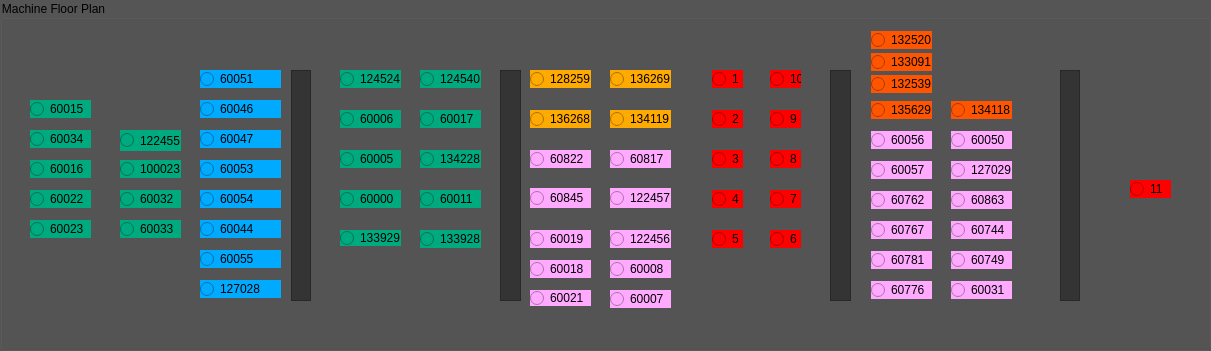
   <widget class="QGroupBox" name="machinegroup">
    <property name="geometry">
     <rect>
      <x>30</x>
      <y>110</y>
      <width>1211</width>
      <height>351</height>
     </rect>
    </property>
    <property name="styleSheet">
     <string notr="true">background-color: rgb(85, 85, 85);
</string>
    </property>
    <property name="title">
     <string>Machine Floor Plan</string>
    </property>
    <widget class="QRadioButton" name="ap60034">
     <property name="geometry">
      <rect>
       <x>30</x>
       <y>130</y>
       <width>61</width>
       <height>18</height>
      </rect>
     </property>
     <property name="styleSheet">
      <string notr="true">background-color: rgb(0, 170, 127);</string>
     </property>
     <property name="text">
      <string>60034</string>
     </property>
    </widget>
    <widget class="QRadioButton" name="manual11">
     <property name="geometry">
      <rect>
       <x>1130</x>
       <y>180</y>
       <width>41</width>
       <height>18</height>
      </rect>
     </property>
     <property name="styleSheet">
      <string notr="true">background-color: rgb(255, 0, 0);</string>
     </property>
     <property name="text">
      <string>11</string>
     </property>
    </widget>
    <widget class="QRadioButton" name="ap60022">
     <property name="geometry">
      <rect>
       <x>30</x>
       <y>190</y>
       <width>61</width>
       <height>18</height>
      </rect>
     </property>
     <property name="styleSheet">
      <string notr="true">background-color: rgb(0, 170, 127);</string>
     </property>
     <property name="text">
      <string>60022</string>
     </property>
    </widget>
    <widget class="QRadioButton" name="ap60016">
     <property name="geometry">
      <rect>
       <x>30</x>
       <y>160</y>
       <width>61</width>
       <height>18</height>
      </rect>
     </property>
     <property name="styleSheet">
      <string notr="true">background-color: rgb(0, 170, 127);</string>
     </property>
     <property name="text">
      <string>60016</string>
     </property>
    </widget>
    <widget class="QRadioButton" name="ap60023">
     <property name="geometry">
      <rect>
       <x>30</x>
       <y>220</y>
       <width>61</width>
       <height>18</height>
      </rect>
     </property>
     <property name="styleSheet">
      <string notr="true">background-color: rgb(0, 170, 127);</string>
     </property>
     <property name="text">
      <string>60023</string>
     </property>
    </widget>
    <widget class="QRadioButton" name="ap60015">
     <property name="geometry">
      <rect>
       <x>30</x>
       <y>100</y>
       <width>61</width>
       <height>18</height>
      </rect>
     </property>
     <property name="styleSheet">
      <string notr="true">background-color: rgb(0, 170, 127);</string>
     </property>
     <property name="text">
      <string>60015</string>
     </property>
    </widget>
    <widget class="QRadioButton" name="ap122455">
     <property name="geometry">
      <rect>
       <x>120</x>
       <y>130</y>
       <width>61</width>
       <height>21</height>
      </rect>
     </property>
     <property name="styleSheet">
      <string notr="true">background-color: rgb(0, 170, 127);</string>
     </property>
     <property name="text">
      <string>122455</string>
     </property>
    </widget>
    <widget class="QRadioButton" name="ap60033">
     <property name="geometry">
      <rect>
       <x>120</x>
       <y>220</y>
       <width>61</width>
       <height>18</height>
      </rect>
     </property>
     <property name="styleSheet">
      <string notr="true">background-color: rgb(0, 170, 127);</string>
     </property>
     <property name="text">
      <string>60033</string>
     </property>
    </widget>
    <widget class="QRadioButton" name="ap100023">
     <property name="geometry">
      <rect>
       <x>120</x>
       <y>160</y>
       <width>61</width>
       <height>18</height>
      </rect>
     </property>
     <property name="styleSheet">
      <string notr="true">background-color: rgb(0, 170, 127);</string>
     </property>
     <property name="text">
      <string>100023</string>
     </property>
    </widget>
    <widget class="QRadioButton" name="ap60032">
     <property name="geometry">
      <rect>
       <x>120</x>
       <y>190</y>
       <width>61</width>
       <height>18</height>
      </rect>
     </property>
     <property name="styleSheet">
      <string notr="true">background-color: rgb(0, 170, 127);</string>
     </property>
     <property name="text">
      <string>60032</string>
     </property>
    </widget>
    <widget class="QRadioButton" name="ap60055">
     <property name="geometry">
      <rect>
       <x>200</x>
       <y>250</y>
       <width>81</width>
       <height>18</height>
      </rect>
     </property>
     <property name="styleSheet">
      <string notr="true">background-color: rgb(0, 170, 255);
</string>
     </property>
     <property name="text">
      <string>60055</string>
     </property>
    </widget>
    <widget class="QRadioButton" name="ap60044">
     <property name="geometry">
      <rect>
       <x>200</x>
       <y>220</y>
       <width>81</width>
       <height>18</height>
      </rect>
     </property>
     <property name="styleSheet">
      <string notr="true">background-color: rgb(0, 170, 255);
</string>
     </property>
     <property name="text">
      <string>60044</string>
     </property>
    </widget>
    <widget class="QRadioButton" name="ap60054">
     <property name="geometry">
      <rect>
       <x>200</x>
       <y>190</y>
       <width>81</width>
       <height>18</height>
      </rect>
     </property>
     <property name="styleSheet">
      <string notr="true">background-color: rgb(0, 170, 255);
</string>
     </property>
     <property name="text">
      <string>60054</string>
     </property>
    </widget>
    <widget class="QRadioButton" name="ap60053">
     <property name="geometry">
      <rect>
       <x>200</x>
       <y>160</y>
       <width>81</width>
       <height>18</height>
      </rect>
     </property>
     <property name="styleSheet">
      <string notr="true">background-color: rgb(0, 170, 255);
</string>
     </property>
     <property name="text">
      <string>60053</string>
     </property>
    </widget>
    <widget class="QRadioButton" name="ap60047">
     <property name="geometry">
      <rect>
       <x>200</x>
       <y>130</y>
       <width>81</width>
       <height>18</height>
      </rect>
     </property>
     <property name="styleSheet">
      <string notr="true">background-color: rgb(0, 170, 255);
</string>
     </property>
     <property name="text">
      <string>60047</string>
     </property>
    </widget>
    <widget class="QRadioButton" name="ap60046">
     <property name="geometry">
      <rect>
       <x>200</x>
       <y>100</y>
       <width>81</width>
       <height>18</height>
      </rect>
     </property>
     <property name="styleSheet">
      <string notr="true">background-color: rgb(0, 170, 255);
</string>
     </property>
     <property name="text">
      <string>60046</string>
     </property>
    </widget>
    <widget class="QRadioButton" name="ap60051">
     <property name="geometry">
      <rect>
       <x>200</x>
       <y>70</y>
       <width>81</width>
       <height>18</height>
      </rect>
     </property>
     <property name="styleSheet">
      <string notr="true">background-color: rgb(0, 170, 255);
</string>
     </property>
     <property name="text">
      <string>60051</string>
     </property>
    </widget>
    <widget class="QRadioButton" name="ap127028">
     <property name="geometry">
      <rect>
       <x>200</x>
       <y>280</y>
       <width>81</width>
       <height>18</height>
      </rect>
     </property>
     <property name="styleSheet">
      <string notr="true">background-color: rgb(0, 170, 255);
</string>
     </property>
     <property name="text">
      <string>127028</string>
     </property>
    </widget>
    <widget class="QRadioButton" name="ap60000">
     <property name="geometry">
      <rect>
       <x>340</x>
       <y>190</y>
       <width>61</width>
       <height>18</height>
      </rect>
     </property>
     <property name="styleSheet">
      <string notr="true">background-color: rgb(0, 170, 127);</string>
     </property>
     <property name="text">
      <string>60000</string>
     </property>
    </widget>
    <widget class="QRadioButton" name="ap133929">
     <property name="geometry">
      <rect>
       <x>340</x>
       <y>230</y>
       <width>61</width>
       <height>16</height>
      </rect>
     </property>
     <property name="styleSheet">
      <string notr="true">background-color: rgb(0, 170, 127);</string>
     </property>
     <property name="text">
      <string>133929</string>
     </property>
    </widget>
    <widget class="QRadioButton" name="ap60005">
     <property name="geometry">
      <rect>
       <x>340</x>
       <y>150</y>
       <width>61</width>
       <height>18</height>
      </rect>
     </property>
     <property name="styleSheet">
      <string notr="true">background-color: rgb(0, 170, 127);</string>
     </property>
     <property name="text">
      <string>60005</string>
     </property>
    </widget>
    <widget class="QRadioButton" name="ap60006">
     <property name="geometry">
      <rect>
       <x>340</x>
       <y>110</y>
       <width>61</width>
       <height>18</height>
      </rect>
     </property>
     <property name="styleSheet">
      <string notr="true">background-color: rgb(0, 170, 127);</string>
     </property>
     <property name="text">
      <string>60006</string>
     </property>
    </widget>
    <widget class="QRadioButton" name="ap124524">
     <property name="geometry">
      <rect>
       <x>340</x>
       <y>70</y>
       <width>61</width>
       <height>18</height>
      </rect>
     </property>
     <property name="styleSheet">
      <string notr="true">background-color: rgb(0, 170, 127);</string>
     </property>
     <property name="text">
      <string>124524</string>
     </property>
    </widget>
    <widget class="QRadioButton" name="ap124540">
     <property name="geometry">
      <rect>
       <x>420</x>
       <y>70</y>
       <width>61</width>
       <height>18</height>
      </rect>
     </property>
     <property name="styleSheet">
      <string notr="true">background-color: rgb(0, 170, 127);</string>
     </property>
     <property name="text">
      <string>124540</string>
     </property>
    </widget>
    <widget class="QRadioButton" name="ap134228">
     <property name="geometry">
      <rect>
       <x>420</x>
       <y>150</y>
       <width>61</width>
       <height>18</height>
      </rect>
     </property>
     <property name="styleSheet">
      <string notr="true">background-color: rgb(0, 170, 127);</string>
     </property>
     <property name="text">
      <string>134228</string>
     </property>
    </widget>
    <widget class="QRadioButton" name="ap133928">
     <property name="geometry">
      <rect>
       <x>420</x>
       <y>230</y>
       <width>61</width>
       <height>18</height>
      </rect>
     </property>
     <property name="styleSheet">
      <string notr="true">background-color: rgb(0, 170, 127);</string>
     </property>
     <property name="text">
      <string>133928</string>
     </property>
    </widget>
    <widget class="QRadioButton" name="ap60011">
     <property name="geometry">
      <rect>
       <x>420</x>
       <y>190</y>
       <width>61</width>
       <height>18</height>
      </rect>
     </property>
     <property name="styleSheet">
      <string notr="true">background-color: rgb(0, 170, 127);</string>
     </property>
     <property name="text">
      <string>60011</string>
     </property>
    </widget>
    <widget class="QRadioButton" name="ap60017">
     <property name="geometry">
      <rect>
       <x>420</x>
       <y>110</y>
       <width>61</width>
       <height>18</height>
      </rect>
     </property>
     <property name="styleSheet">
      <string notr="true">background-color: rgb(0, 170, 127);</string>
     </property>
     <property name="text">
      <string>60017</string>
     </property>
    </widget>
    <widget class="QRadioButton" name="ap60018">
     <property name="geometry">
      <rect>
       <x>530</x>
       <y>260</y>
       <width>61</width>
       <height>18</height>
      </rect>
     </property>
     <property name="styleSheet">
      <string notr="true">background-color: rgb(255, 170, 255);</string>
     </property>
     <property name="text">
      <string>60018</string>
     </property>
    </widget>
    <widget class="QRadioButton" name="ap60822">
     <property name="geometry">
      <rect>
       <x>530</x>
       <y>150</y>
       <width>61</width>
       <height>18</height>
      </rect>
     </property>
     <property name="styleSheet">
      <string notr="true">background-color: rgb(255, 170, 255);</string>
     </property>
     <property name="text">
      <string>60822</string>
     </property>
    </widget>
    <widget class="QRadioButton" name="ap60019">
     <property name="geometry">
      <rect>
       <x>530</x>
       <y>230</y>
       <width>61</width>
       <height>18</height>
      </rect>
     </property>
     <property name="styleSheet">
      <string notr="true">background-color: rgb(255, 170, 255);</string>
     </property>
     <property name="text">
      <string>60019</string>
     </property>
    </widget>
    <widget class="QRadioButton" name="ap136268">
     <property name="geometry">
      <rect>
       <x>530</x>
       <y>110</y>
       <width>61</width>
       <height>18</height>
      </rect>
     </property>
     <property name="styleSheet">
      <string notr="true">background-color: rgb(255, 170, 0);</string>
     </property>
     <property name="text">
      <string>136268</string>
     </property>
    </widget>
    <widget class="QRadioButton" name="ap60845">
     <property name="geometry">
      <rect>
       <x>530</x>
       <y>188</y>
       <width>61</width>
       <height>20</height>
      </rect>
     </property>
     <property name="styleSheet">
      <string notr="true">background-color: rgb(255, 170, 255);</string>
     </property>
     <property name="text">
      <string>60845</string>
     </property>
    </widget>
    <widget class="QRadioButton" name="ap128259">
     <property name="geometry">
      <rect>
       <x>530</x>
       <y>70</y>
       <width>61</width>
       <height>18</height>
      </rect>
     </property>
     <property name="styleSheet">
      <string notr="true">background-color: rgb(255, 170, 0);</string>
     </property>
     <property name="text">
      <string>128259</string>
     </property>
    </widget>
    <widget class="QRadioButton" name="ap136269">
     <property name="geometry">
      <rect>
       <x>610</x>
       <y>70</y>
       <width>61</width>
       <height>18</height>
      </rect>
     </property>
     <property name="styleSheet">
      <string notr="true">background-color: rgb(255, 170, 0);</string>
     </property>
     <property name="text">
      <string>136269</string>
     </property>
    </widget>
    <widget class="QRadioButton" name="ap60817">
     <property name="geometry">
      <rect>
       <x>610</x>
       <y>150</y>
       <width>61</width>
       <height>18</height>
      </rect>
     </property>
     <property name="styleSheet">
      <string notr="true">background-color: rgb(255, 170, 255);</string>
     </property>
     <property name="text">
      <string>60817</string>
     </property>
    </widget>
    <widget class="QRadioButton" name="ap134119">
     <property name="geometry">
      <rect>
       <x>610</x>
       <y>110</y>
       <width>61</width>
       <height>18</height>
      </rect>
     </property>
     <property name="styleSheet">
      <string notr="true">background-color: rgb(255, 170, 0);</string>
     </property>
     <property name="text">
      <string>134119</string>
     </property>
    </widget>
    <widget class="QRadioButton" name="ap122457">
     <property name="geometry">
      <rect>
       <x>610</x>
       <y>188</y>
       <width>61</width>
       <height>20</height>
      </rect>
     </property>
     <property name="styleSheet">
      <string notr="true">background-color: rgb(255, 170, 255);</string>
     </property>
     <property name="text">
      <string>122457</string>
     </property>
    </widget>
    <widget class="QRadioButton" name="ap60008">
     <property name="geometry">
      <rect>
       <x>610</x>
       <y>260</y>
       <width>61</width>
       <height>18</height>
      </rect>
     </property>
     <property name="styleSheet">
      <string notr="true">background-color: rgb(255, 170, 255);</string>
     </property>
     <property name="text">
      <string>60008</string>
     </property>
    </widget>
    <widget class="QRadioButton" name="ap122456">
     <property name="geometry">
      <rect>
       <x>610</x>
       <y>230</y>
       <width>61</width>
       <height>18</height>
      </rect>
     </property>
     <property name="styleSheet">
      <string notr="true">background-color: rgb(255, 170, 255);</string>
     </property>
     <property name="text">
      <string>122456</string>
     </property>
    </widget>
    <widget class="QRadioButton" name="manual5">
     <property name="geometry">
      <rect>
       <x>712</x>
       <y>230</y>
       <width>31</width>
       <height>18</height>
      </rect>
     </property>
     <property name="styleSheet">
      <string notr="true">background-color: rgb(255, 0, 0);</string>
     </property>
     <property name="text">
      <string>5</string>
     </property>
    </widget>
    <widget class="QRadioButton" name="manual6">
     <property name="geometry">
      <rect>
       <x>770</x>
       <y>230</y>
       <width>31</width>
       <height>18</height>
      </rect>
     </property>
     <property name="styleSheet">
      <string notr="true">background-color: rgb(255, 0, 0);</string>
     </property>
     <property name="text">
      <string>6</string>
     </property>
    </widget>
    <widget class="QRadioButton" name="manual4">
     <property name="geometry">
      <rect>
       <x>712</x>
       <y>190</y>
       <width>31</width>
       <height>18</height>
      </rect>
     </property>
     <property name="styleSheet">
      <string notr="true">background-color: rgb(255, 0, 0);</string>
     </property>
     <property name="text">
      <string>4</string>
     </property>
    </widget>
    <widget class="QRadioButton" name="manual7">
     <property name="geometry">
      <rect>
       <x>770</x>
       <y>190</y>
       <width>31</width>
       <height>18</height>
      </rect>
     </property>
     <property name="styleSheet">
      <string notr="true">background-color: rgb(255, 0, 0);</string>
     </property>
     <property name="text">
      <string>7</string>
     </property>
    </widget>
    <widget class="QRadioButton" name="manual3">
     <property name="geometry">
      <rect>
       <x>712</x>
       <y>150</y>
       <width>31</width>
       <height>18</height>
      </rect>
     </property>
     <property name="styleSheet">
      <string notr="true">background-color: rgb(255, 0, 0);</string>
     </property>
     <property name="text">
      <string>3</string>
     </property>
    </widget>
    <widget class="QRadioButton" name="manual8">
     <property name="geometry">
      <rect>
       <x>770</x>
       <y>150</y>
       <width>31</width>
       <height>18</height>
      </rect>
     </property>
     <property name="styleSheet">
      <string notr="true">background-color: rgb(255, 0, 0);</string>
     </property>
     <property name="text">
      <string>8</string>
     </property>
    </widget>
    <widget class="QRadioButton" name="manual2">
     <property name="geometry">
      <rect>
       <x>712</x>
       <y>110</y>
       <width>31</width>
       <height>18</height>
      </rect>
     </property>
     <property name="styleSheet">
      <string notr="true">background-color: rgb(255, 0, 0);</string>
     </property>
     <property name="text">
      <string>2</string>
     </property>
    </widget>
    <widget class="QRadioButton" name="manual9">
     <property name="geometry">
      <rect>
       <x>770</x>
       <y>110</y>
       <width>31</width>
       <height>18</height>
      </rect>
     </property>
     <property name="styleSheet">
      <string notr="true">background-color: rgb(255, 0, 0);</string>
     </property>
     <property name="text">
      <string>9</string>
     </property>
    </widget>
    <widget class="QRadioButton" name="manual1">
     <property name="geometry">
      <rect>
       <x>712</x>
       <y>70</y>
       <width>31</width>
       <height>18</height>
      </rect>
     </property>
     <property name="styleSheet">
      <string notr="true">background-color: rgb(255, 0, 0);</string>
     </property>
     <property name="text">
      <string>1</string>
     </property>
    </widget>
    <widget class="QRadioButton" name="manual10">
     <property name="geometry">
      <rect>
       <x>770</x>
       <y>70</y>
       <width>31</width>
       <height>18</height>
      </rect>
     </property>
     <property name="styleSheet">
      <string notr="true">background-color: rgb(255, 0, 0);</string>
     </property>
     <property name="text">
      <string>10</string>
     </property>
    </widget>
    <widget class="QRadioButton" name="ap135629">
     <property name="geometry">
      <rect>
       <x>871</x>
       <y>101</y>
       <width>61</width>
       <height>18</height>
      </rect>
     </property>
     <property name="styleSheet">
      <string notr="true">background-color: rgb(255, 85, 0);</string>
     </property>
     <property name="text">
      <string>135629</string>
     </property>
    </widget>
    <widget class="QRadioButton" name="ap134118">
     <property name="geometry">
      <rect>
       <x>951</x>
       <y>101</y>
       <width>61</width>
       <height>18</height>
      </rect>
     </property>
     <property name="styleSheet">
      <string notr="true">background-color: rgb(255, 85, 0);</string>
     </property>
     <property name="text">
      <string>134118</string>
     </property>
    </widget>
    <widget class="QRadioButton" name="ap132520">
     <property name="geometry">
      <rect>
       <x>871</x>
       <y>31</y>
       <width>61</width>
       <height>18</height>
      </rect>
     </property>
     <property name="styleSheet">
      <string notr="true">background-color: rgb(255, 85, 0);</string>
     </property>
     <property name="text">
      <string>132520</string>
     </property>
    </widget>
    <widget class="QRadioButton" name="ap133091">
     <property name="geometry">
      <rect>
       <x>871</x>
       <y>53</y>
       <width>61</width>
       <height>18</height>
      </rect>
     </property>
     <property name="styleSheet">
      <string notr="true">background-color: rgb(255, 85, 0);</string>
     </property>
     <property name="text">
      <string>133091</string>
     </property>
    </widget>
    <widget class="QRadioButton" name="ap132539">
     <property name="geometry">
      <rect>
       <x>871</x>
       <y>75</y>
       <width>61</width>
       <height>18</height>
      </rect>
     </property>
     <property name="styleSheet">
      <string notr="true">background-color: rgb(255, 85, 0);</string>
     </property>
     <property name="text">
      <string>132539</string>
     </property>
    </widget>
    <widget class="QRadioButton" name="ap60050">
     <property name="geometry">
      <rect>
       <x>951</x>
       <y>131</y>
       <width>61</width>
       <height>18</height>
      </rect>
     </property>
     <property name="styleSheet">
      <string notr="true">background-color: rgb(255, 170, 255);</string>
     </property>
     <property name="text">
      <string>60050</string>
     </property>
    </widget>
    <widget class="QRadioButton" name="ap60056">
     <property name="geometry">
      <rect>
       <x>871</x>
       <y>131</y>
       <width>61</width>
       <height>18</height>
      </rect>
     </property>
     <property name="styleSheet">
      <string notr="true">background-color: rgb(255, 170, 255);</string>
     </property>
     <property name="text">
      <string>60056</string>
     </property>
    </widget>
    <widget class="QRadioButton" name="ap127029">
     <property name="geometry">
      <rect>
       <x>951</x>
       <y>161</y>
       <width>61</width>
       <height>18</height>
      </rect>
     </property>
     <property name="styleSheet">
      <string notr="true">background-color: rgb(255, 170, 255);</string>
     </property>
     <property name="text">
      <string>127029</string>
     </property>
    </widget>
    <widget class="QRadioButton" name="ap60057">
     <property name="geometry">
      <rect>
       <x>871</x>
       <y>161</y>
       <width>61</width>
       <height>18</height>
      </rect>
     </property>
     <property name="styleSheet">
      <string notr="true">background-color: rgb(255, 170, 255);</string>
     </property>
     <property name="text">
      <string>60057</string>
     </property>
    </widget>
    <widget class="QRadioButton" name="ap60762">
     <property name="geometry">
      <rect>
       <x>871</x>
       <y>191</y>
       <width>61</width>
       <height>18</height>
      </rect>
     </property>
     <property name="styleSheet">
      <string notr="true">background-color: rgb(255, 170, 255);</string>
     </property>
     <property name="text">
      <string>60762</string>
     </property>
    </widget>
    <widget class="QRadioButton" name="ap60863">
     <property name="geometry">
      <rect>
       <x>951</x>
       <y>191</y>
       <width>61</width>
       <height>18</height>
      </rect>
     </property>
     <property name="styleSheet">
      <string notr="true">background-color: rgb(255, 170, 255);</string>
     </property>
     <property name="text">
      <string>60863</string>
     </property>
    </widget>
    <widget class="QRadioButton" name="ap60744">
     <property name="geometry">
      <rect>
       <x>951</x>
       <y>221</y>
       <width>61</width>
       <height>18</height>
      </rect>
     </property>
     <property name="styleSheet">
      <string notr="true">background-color: rgb(255, 170, 255);</string>
     </property>
     <property name="text">
      <string>60744</string>
     </property>
    </widget>
    <widget class="QRadioButton" name="ap60767">
     <property name="geometry">
      <rect>
       <x>871</x>
       <y>221</y>
       <width>61</width>
       <height>18</height>
      </rect>
     </property>
     <property name="styleSheet">
      <string notr="true">background-color: rgb(255, 170, 255);</string>
     </property>
     <property name="text">
      <string>60767</string>
     </property>
    </widget>
    <widget class="QRadioButton" name="ap60781">
     <property name="geometry">
      <rect>
       <x>871</x>
       <y>251</y>
       <width>61</width>
       <height>18</height>
      </rect>
     </property>
     <property name="styleSheet">
      <string notr="true">background-color: rgb(255, 170, 255);</string>
     </property>
     <property name="text">
      <string>60781</string>
     </property>
    </widget>
    <widget class="QRadioButton" name="ap60749">
     <property name="geometry">
      <rect>
       <x>951</x>
       <y>251</y>
       <width>61</width>
       <height>18</height>
      </rect>
     </property>
     <property name="styleSheet">
      <string notr="true">background-color: rgb(255, 170, 255);</string>
     </property>
     <property name="text">
      <string>60749</string>
     </property>
    </widget>
    <widget class="QRadioButton" name="ap60031">
     <property name="geometry">
      <rect>
       <x>951</x>
       <y>281</y>
       <width>61</width>
       <height>18</height>
      </rect>
     </property>
     <property name="styleSheet">
      <string notr="true">background-color: rgb(255, 170, 255);</string>
     </property>
     <property name="text">
      <string>60031</string>
     </property>
    </widget>
    <widget class="QRadioButton" name="ap60776">
     <property name="geometry">
      <rect>
       <x>871</x>
       <y>281</y>
       <width>61</width>
       <height>18</height>
      </rect>
     </property>
     <property name="styleSheet">
      <string notr="true">background-color: rgb(255, 170, 255);</string>
     </property>
     <property name="text">
      <string>60776</string>
     </property>
    </widget>
    <widget class="QRadioButton" name="ap60007">
     <property name="geometry">
      <rect>
       <x>610</x>
       <y>290</y>
       <width>61</width>
       <height>18</height>
      </rect>
     </property>
     <property name="styleSheet">
      <string notr="true">background-color: rgb(255, 170, 255);</string>
     </property>
     <property name="text">
      <string>60007</string>
     </property>
    </widget>
    <widget class="QRadioButton" name="ap60021">
     <property name="geometry">
      <rect>
       <x>530</x>
       <y>290</y>
       <width>61</width>
       <height>16</height>
      </rect>
     </property>
     <property name="styleSheet">
      <string notr="true">background-color: rgb(255, 170, 255);</string>
     </property>
     <property name="text">
      <string>60021</string>
     </property>
    </widget>
    <widget class="QFrame" name="pillardesign">
     <property name="geometry">
      <rect>
       <x>291</x>
       <y>70</y>
       <width>20</width>
       <height>231</height>
      </rect>
     </property>
     <property name="styleSheet">
      <string notr="true">background-color: rgb(52, 52, 52);</string>
     </property>
     <property name="frameShape">
      <enum>QFrame::StyledPanel</enum>
     </property>
     <property name="frameShadow">
      <enum>QFrame::Raised</enum>
     </property>
    </widget>
    <widget class="QFrame" name="pillardesign_2">
     <property name="geometry">
      <rect>
       <x>500</x>
       <y>70</y>
       <width>21</width>
       <height>231</height>
      </rect>
     </property>
     <property name="styleSheet">
      <string notr="true">background-color: rgb(52, 52, 52);</string>
     </property>
     <property name="frameShape">
      <enum>QFrame::StyledPanel</enum>
     </property>
     <property name="frameShadow">
      <enum>QFrame::Raised</enum>
     </property>
    </widget>
    <widget class="QFrame" name="pillardesign_3">
     <property name="geometry">
      <rect>
       <x>830</x>
       <y>70</y>
       <width>21</width>
       <height>231</height>
      </rect>
     </property>
     <property name="styleSheet">
      <string notr="true">background-color: rgb(52, 52, 52);</string>
     </property>
     <property name="frameShape">
      <enum>QFrame::StyledPanel</enum>
     </property>
     <property name="frameShadow">
      <enum>QFrame::Raised</enum>
     </property>
    </widget>
    <widget class="QFrame" name="pillardesign_4">
     <property name="geometry">
      <rect>
       <x>1060</x>
       <y>70</y>
       <width>20</width>
       <height>231</height>
      </rect>
     </property>
     <property name="styleSheet">
      <string notr="true">background-color: rgb(52, 52, 52);</string>
     </property>
     <property name="frameShape">
      <enum>QFrame::StyledPanel</enum>
     </property>
     <property name="frameShadow">
      <enum>QFrame::Raised</enum>
     </property>
    </widget>
    <zorder>ap135629</zorder>
    <zorder>ap134118</zorder>
    <zorder>ap132520</zorder>
    <zorder>ap133091</zorder>
    <zorder>ap132539</zorder>
    <zorder>ap60050</zorder>
    <zorder>ap60056</zorder>
    <zorder>ap127029</zorder>
    <zorder>ap60057</zorder>
    <zorder>ap60762</zorder>
    <zorder>ap60863</zorder>
    <zorder>ap60744</zorder>
    <zorder>ap60767</zorder>
    <zorder>ap60781</zorder>
    <zorder>ap60749</zorder>
    <zorder>ap60031</zorder>
    <zorder>ap60776</zorder>
    <zorder>manual11</zorder>
    <zorder>ap60032</zorder>
    <zorder>ap60015</zorder>
    <zorder>ap60023</zorder>
    <zorder>ap60051</zorder>
    <zorder>ap100023</zorder>
    <zorder>ap60034</zorder>
    <zorder>ap60046</zorder>
    <zorder>ap60047</zorder>
    <zorder>ap60033</zorder>
    <zorder>ap60053</zorder>
    <zorder>ap60016</zorder>
    <zorder>ap60054</zorder>
    <zorder>ap60044</zorder>
    <zorder>ap60055</zorder>
    <zorder>ap122455</zorder>
    <zorder>ap60022</zorder>
    <zorder>ap124524</zorder>
    <zorder>ap60017</zorder>
    <zorder>ap60845</zorder>
    <zorder>ap60011</zorder>
    <zorder>ap60006</zorder>
    <zorder>ap122456</zorder>
    <zorder>ap133928</zorder>
    <zorder>ap136269</zorder>
    <zorder>ap134228</zorder>
    <zorder>ap124540</zorder>
    <zorder>ap60005</zorder>
    <zorder>ap60008</zorder>
    <zorder>ap136268</zorder>
    <zorder>ap60019</zorder>
    <zorder>ap133929</zorder>
    <zorder>ap122457</zorder>
    <zorder>ap60822</zorder>
    <zorder>ap134119</zorder>
    <zorder>ap60000</zorder>
    <zorder>ap60018</zorder>
    <zorder>ap128259</zorder>
    <zorder>ap60817</zorder>
    <zorder>manual4</zorder>
    <zorder>manual3</zorder>
    <zorder>manual5</zorder>
    <zorder>manual1</zorder>
    <zorder>manual2</zorder>
    <zorder>manual9</zorder>
    <zorder>manual10</zorder>
    <zorder>manual6</zorder>
    <zorder>manual8</zorder>
    <zorder>manual7</zorder>
    <zorder>ap127028</zorder>
    <zorder>ap60007</zorder>
    <zorder>ap60021</zorder>
    <zorder>pillardesign</zorder>
    <zorder>pillardesign_2</zorder>
    <zorder>pillardesign_3</zorder>
    <zorder>pillardesign_4</zorder>
   </widget>
